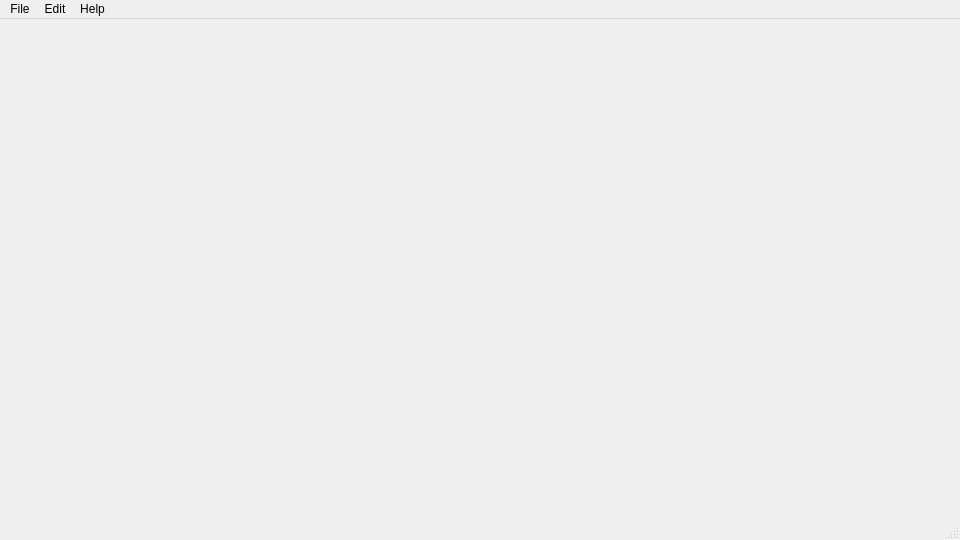
<?xml version="1.0" encoding="UTF-8"?>
<ui version="4.0">
 <class>MainWindow</class>
 <widget class="QMainWindow" name="MainWindow">
  <property name="geometry">
   <rect>
    <x>0</x>
    <y>0</y>
    <width>960</width>
    <height>540</height>
   </rect>
  </property>
  <property name="windowTitle">
   <string>MainWindow</string>
  </property>
  <widget class="QWidget" name="centralwidget"/>
  <widget class="QMenuBar" name="menubar">
   <property name="geometry">
    <rect>
     <x>0</x>
     <y>0</y>
     <width>960</width>
     <height>21</height>
    </rect>
   </property>
   <widget class="QMenu" name="menuFile">
    <property name="title">
     <string>File</string>
    </property>
    <addaction name="actionLoad_Parameters"/>
    <addaction name="actionSave_Parameters"/>
   </widget>
   <widget class="QMenu" name="menuEdit">
    <property name="title">
     <string>Edit</string>
    </property>
    <addaction name="actionReset_Parameters"/>
   </widget>
   <widget class="QMenu" name="menuHelp">
    <property name="title">
     <string>Help</string>
    </property>
   </widget>
   <addaction name="menuFile"/>
   <addaction name="menuEdit"/>
   <addaction name="menuHelp"/>
  </widget>
  <widget class="QStatusBar" name="statusbar"/>
  <action name="actionLoad_Parameters">
   <property name="text">
    <string>Load Parameters</string>
   </property>
  </action>
  <action name="actionReset_Parameters">
   <property name="text">
    <string>Reset Parameters</string>
   </property>
  </action>
  <action name="actionSave_Parameters">
   <property name="text">
    <string>Save Parameters</string>
   </property>
  </action>
 </widget>
 <resources/>
 <connections/>
</ui>
